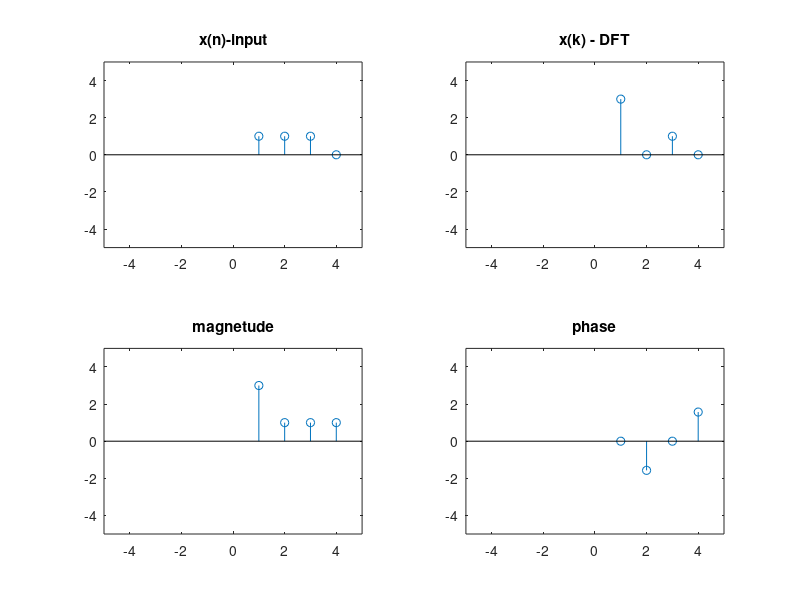

Recreate this plot in MATLAB.
clc;
close all;
clear all;
xn = [1 1 1 0];
N = length(xn);
xk=[ ];
xkk=[];

for k = 1: N
    sum = 0;
    for n = 1 :1: N
       expo = exp(-i*(2*pi/N)*(k-1)*(n-1));
       sum = sum + (xn(1,n)*expo);    
    end
    xk(k) = sum; 
end

xk



m = [];
p = [];
for i = 1:1:N
    m(1,i) = abs(xk(1,i));
    p(1,i) = angle(xk(1,i));
end
fprintf('\n\n');
m

fprintf('\n\n');
p

grid on;
subplot(2,2,1);
stem(xn);
axis([-5 5 -5 5]);
title('x(n)-input');

subplot(2,2,2);
stem(xk);
axis([-5 5 -5 5]);
title('x(k) - DFT');

subplot(2,2,3);
stem(m);
axis([-5 5 -5 5]);
title('magnetude');

subplot(2,2,4);
stem(p);
axis([-5 5 -5 5]);
title('phase');














